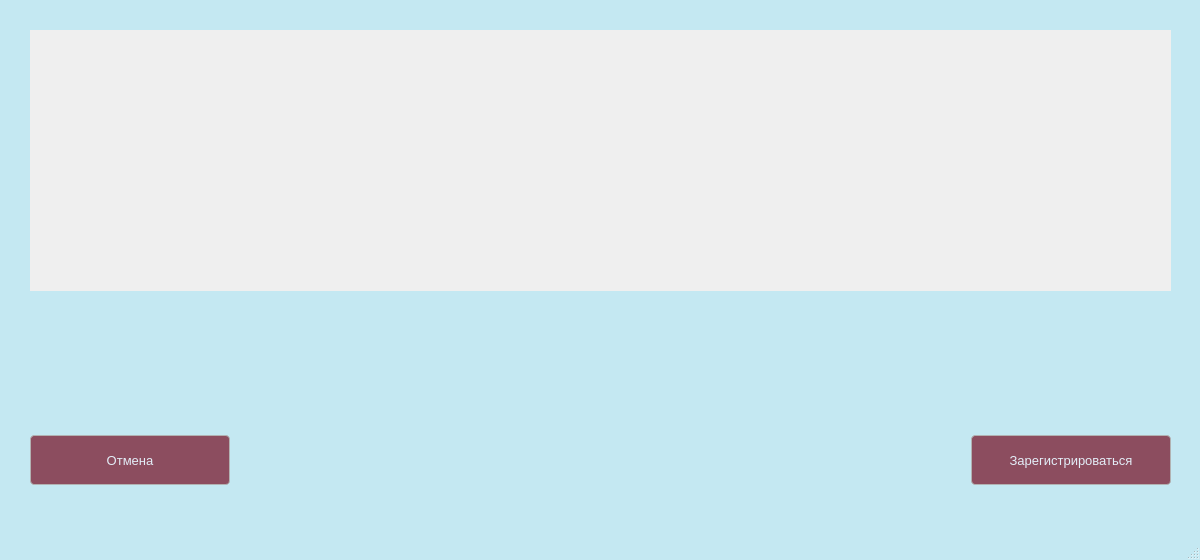
<?xml version="1.0" encoding="UTF-8"?>
<ui version="4.0">
 <class>BoardingPassWindow</class>
 <widget class="QMainWindow" name="BoardingPassWindow">
  <property name="geometry">
   <rect>
    <x>0</x>
    <y>0</y>
    <width>1200</width>
    <height>560</height>
   </rect>
  </property>
  <property name="windowTitle">
   <string>Бронирование</string>
  </property>
  <property name="styleSheet">
   <string notr="true">QWidget:window { /* Borders around the code editor and debug window */
border: 0px solid #c4e8f2;
background-color: #c4e8f2;
}

QToolTip {
background-color: #80CBC4;
color: black;
padding: 5px;
border-radius: 0;
opacity: 200;
}
QLabel {
background: transparent;
color: #CFD8DC; /* Not sure about this one */
}
QDialog, QListView {
background-color: #c4e8f2;
color: #06313d;
outline: 0;
border: 2px solid transparent;
}
QTabBar {
background: #c4e8f2;
}
QTabWidget::pane {
background: transparent; /* Only at the very bottom of the tabs */
}
QTabBar::tab {
background: transparent;
border: 0px solid transparent;
border-bottom: 2px solid transparent;
color: #06313d;
padding-left: 10px;
padding-right: 10px;
padding-top: 3px;
padding-bottom: 3px;
}
QTabBar::tab:hover {
background-color: transparent;
border: 0px solid transparent;
border-bottom: 2px solid #dc104d;
color: #091a56;
}
QTabBar::tab:selected {
background-color: transparent;
border: 0px solid transparent;
border-top: none;
border-bottom: 2px solid #dc104d;
color: #8c4d5f;
}
QStackedWidget {
background: #c4e8f2; 
}

QGroupBox {
margin-top: 1em;
border-radius: 4px;
border: 2px solid rgba(178, 178, 178, 255);
}

QGroupBox::title {
color: #80CBC4;
/*background-color: #dcdcdc;*/
subcontrol-origin: margin;
left: 6px;
padding: 0 3px 0 3px;
}
QComboBox {
	border: 1px solid #333333;
	border-radius: 3px;
	background: qlineargradient(x1:0, y1:0, x2:0, y2:1, stop:0 #797979, stop:0.48 #696969, stop:0.52 #5e5e5e, stop:1 #4f4f4f);
	padding: 1px 23px 1px 3px;
	min-width: 6em;
	color: #ffffff;
}
QComboBox::drop-down {
	subcontrol-origin: padding;
	subcontrol-position: top right;
	width: 20px;
 
	border-top-right-radius: 3px;
	border-bottom-right-radius: 3px;
}
QComboBox QAbstractItemView{
	background-color: #4f4f4f;
	color: #999999;
 
	selection-background-color: #999999;
	selection-color: #4f4f4f;
}

/*
QComboBox {
font-size: 10pt;
color: #102d49;
background-color: transparent;
selection-background-color: transparent;
outline: 0;
}

QComboBox QAbstractItemView
{ 
selection-background-color: transparent;
outline: 0;
}
*/
/* === QCheckBox === */
QCheckBox, QRadioButton {
font-size: 10pt;
color: #102d49; /*#AFBDC4;*/
}

QCheckBox::indicator::unchecked {
background-color: #c4e8f2;
border: 1px solid #536D79;
}

QRadioButton::indicator::unchecked {
background-color: #c4e8f2;
border: 1px solid #536D79;
border-radius: 4px;
}

QCheckBox::indicator::checked, QTreeView::indicator::checked {
background-color: qradialgradient(spread:pad, cx:0.5, cy:0.5, radius:0.851, fx:0.489, fy:0.494318, stop:0 rgba(12, 81, 112, 255), stop:1 rgba(255, 255, 255, 255));
border: 1px solid #536D79;
}

QRadioButton::indicator::checked {
background-color: qradialgradient(spread:pad, cx:0.5, cy:0.5, radius:0.851, fx:0.489, fy:0.494318, stop:0 rgba(12, 81, 112, 255), stop:1 rgba(255, 255, 255, 255));
border: 1px solid #536D79;
border-radius: 4px;
}

QCheckBox::indicator:disabled, QRadioButton::indicator:disabled, QTreeView::indicator:disabled {
background-color: #444444; /* Not sure what this looks like */
}

QCheckBox::indicator::checked:disabled, QRadioButton::indicator::checked:disabled, QTreeView::indicator::checked:disabled { 
background-color: qradialgradient(cx:0.5, cy:0.5, fx:0.25, fy:0.15, radius:0.3, stop:0 #BBBBBB, stop:1 #444444); /* Not sure what this looks like */
}

QScrollBar:horizontal {
background: #c4e8f2; /* Background where slider is not */
height: 10px;
margin: 0;
}

QScrollBar:vertical {
background: #c4e8f2; /* Background where slider is not */
width: 10px;
margin: 0;
}

QScrollBar::handle:horizontal {
background: #37474F; /* Slider color */
min-width: 16px;
border-radius: 5px;
}

QScrollBar::handle:vertical {
background: #37474F; /* Slider color */
min-height: 16px;
border-radius: 5px;
}

QScrollBar::add-page:horizontal, QScrollBar::sub-page:horizontal,
QScrollBar::add-page:vertical, QScrollBar::sub-page:vertical {
background: none; /* Removes the dotted background */
}

QScrollBar::add-line:horizontal, QScrollBar::sub-line:horizontal,
QScrollBar::add-line:vertical, QScrollBar::sub-line:vertical { /* Hides the slider arrows */
border: none;
background: none;
}

QPushButton {
/*
background-color: transparent;
color: #06313d;
border: 1px solid transparent;
padding: 4px 22px;
*/
font-size: 10pt;
border: 1px solid rgba(178, 178, 178, 255);
border-radius: 4px;
background-color: #8c4d5f;
color: #e3edf7;
}

QPushButton:disabled {
background-color:#ff0000;
}

QPushButton:hover {
color: #ffffff;
}

QPushButton:pressed {
background-color: #730324;
border-style: inset;
}

QLineEdit {
font-size: 10pt;
background: transparent;
border: 1px solid transparent;
border-bottom: 1px solid #06313d;
color: #042444;
}

/*****************************************************************************
Main Screen
*****************************************************************************/
QTreeView {
background-color: #c4e8f2;
}

QMenu {
background-color: #c4e8f2; /* File Menu Background color */
color: #06313d;
}

QMenu::item:selected {
color: #AFBDC4;
}

QMenu::item:pressed {
color: #FFFFFF;
}

QMenu::separator {
height: 1px;
background: transparent; /* Could change this to #546E7A and reduce the margin top and bottom to 1px */
margin-left: 10px;
margin-right: 10px;
margin-top: 5px;
margin-bottom: 5px;
}

/* === QMenuBar === */
QMenuBar {
background-color: #c4e8f2;
color: #06313d;
}

QMenuBar::item {
background: transparent;
}

QMenuBar::item:disabled {
color: gray;
}

QMenuBar::item:selected {
color: #AFBDC4;
}

QMenuBar::item:pressed {
color: #FFFFFF;
}

QToolBar {
background: #c4e8f2;
border: 1px solid transparent;
}

QToolBar:handle {
background: transparent;
border-left: 2px dotted #80CBC4; /* Fix the 4 handle dots so it doesn't look crappy */
color: transparent;
}

QToolBar::separator {
border: 0;
}

/* === QToolButton === */
QToolButton:hover, QToolButton:pressed {
background-color: transparent;
}

QToolButton::menu-button {
background: url('./images/downarrowgray.png') center center no-repeat;
background-color: #c4e8f2; /* This needs to be set to ensure the other brown arrows don't show */
}

QToolButton::menu-button:hover, QToolButton::menu-button:pressed {
background-color: #c4e8f2;
}

QLabel {
color: #06313d; /* Text at the bottom right corner of the screen */
}

QAbstractScrollArea { /* Borders around the code editor and debug window */
border: 0;
}

QDialogButtonBox {
button-layout: 0;
}
QTabWidget::tab-bar {
left: 0px; 
}
QHeaderView {
background: transparent;
}
QHeaderView::section {
color: #102d49;
background-color: #c4e8f2;
padding: 4px;
font-size: 10pt;
border-style: none;
border-bottom: 1px solid #102d49;
border-right: 1px solid #102d49;}
QHeaderView::section:horizontal{
border-top: 1px solid #c4e8f2;
background-color: #c4e8f2;
}
QHeaderView::section:vertical{
border-left: 1px solid #c4e8f2;
background-color: #c4e8f2;
}

QTableCornerButton::section {
color: #c4e8f2;
border: 1px solid #fffff8;
}

QTableView {
border: 2px solid rgba(178, 178, 178, 255);
background: transparent;
color: #06313d;
selection-background-color: #80CBC4;
selection-color: #FFFFFF;
}
</string>
  </property>
  <widget class="QWidget" name="centralwidget">
   <widget class="QStackedWidget" name="stackedWidget">
    <property name="geometry">
     <rect>
      <x>20</x>
      <y>10</y>
      <width>1161</width>
      <height>521</height>
     </rect>
    </property>
    <property name="currentIndex">
     <number>0</number>
    </property>
    <widget class="QWidget" name="page_3">
     <widget class="QWidget" name="horizontalLayoutWidget">
      <property name="geometry">
       <rect>
        <x>10</x>
        <y>380</y>
        <width>1141</width>
        <height>141</height>
       </rect>
      </property>
      <layout class="QHBoxLayout" name="horizontalLayout_2">
       <item>
        <widget class="QPushButton" name="pushButton_3">
         <property name="minimumSize">
          <size>
           <width>200</width>
           <height>50</height>
          </size>
         </property>
         <property name="maximumSize">
          <size>
           <width>16777214</width>
           <height>16777215</height>
          </size>
         </property>
         <property name="text">
          <string>Отмена</string>
         </property>
        </widget>
       </item>
       <item>
        <spacer name="horizontalSpacer_2">
         <property name="orientation">
          <enum>Qt::Horizontal</enum>
         </property>
         <property name="sizeHint" stdset="0">
          <size>
           <width>40</width>
           <height>20</height>
          </size>
         </property>
        </spacer>
       </item>
       <item>
        <widget class="QPushButton" name="pushButton_4">
         <property name="minimumSize">
          <size>
           <width>200</width>
           <height>50</height>
          </size>
         </property>
         <property name="text">
          <string>Зарегистрироваться</string>
         </property>
        </widget>
       </item>
      </layout>
     </widget>
     <widget class="QScrollArea" name="scrollArea">
      <property name="geometry">
       <rect>
        <x>10</x>
        <y>20</y>
        <width>1141</width>
        <height>261</height>
       </rect>
      </property>
      <property name="styleSheet">
       <string notr="true"/>
      </property>
      <property name="widgetResizable">
       <bool>true</bool>
      </property>
      <widget class="QWidget" name="scrollAreaWidgetContents">
       <property name="geometry">
        <rect>
         <x>0</x>
         <y>0</y>
         <width>1141</width>
         <height>261</height>
        </rect>
       </property>
      </widget>
     </widget>
    </widget>
    <widget class="QWidget" name="page_4">
     <widget class="QLabel" name="label">
      <property name="geometry">
       <rect>
        <x>280</x>
        <y>130</y>
        <width>511</width>
        <height>221</height>
       </rect>
      </property>
      <property name="text">
       <string>&lt;html&gt;&lt;head/&gt;&lt;body&gt;&lt;p align=&quot;center&quot;&gt;&lt;span style=&quot; font-size:22pt;&quot;&gt;Спасибо за регистрацию&lt;/span&gt;&lt;/p&gt;&lt;p align=&quot;center&quot;&gt;&lt;span style=&quot; font-size:22pt;&quot;&gt;Ждем вас в аэропорту!&lt;/span&gt;&lt;/p&gt;&lt;/body&gt;&lt;/html&gt;</string>
      </property>
     </widget>
     <widget class="QPushButton" name="pushButton_5">
      <property name="geometry">
       <rect>
        <x>950</x>
        <y>430</y>
        <width>200</width>
        <height>50</height>
       </rect>
      </property>
      <property name="text">
       <string>Выход</string>
      </property>
     </widget>
    </widget>
   </widget>
  </widget>
  <widget class="QMenuBar" name="menubar">
   <property name="geometry">
    <rect>
     <x>0</x>
     <y>0</y>
     <width>1200</width>
     <height>17</height>
    </rect>
   </property>
  </widget>
  <widget class="QStatusBar" name="statusbar"/>
 </widget>
 <resources/>
 <connections/>
</ui>
